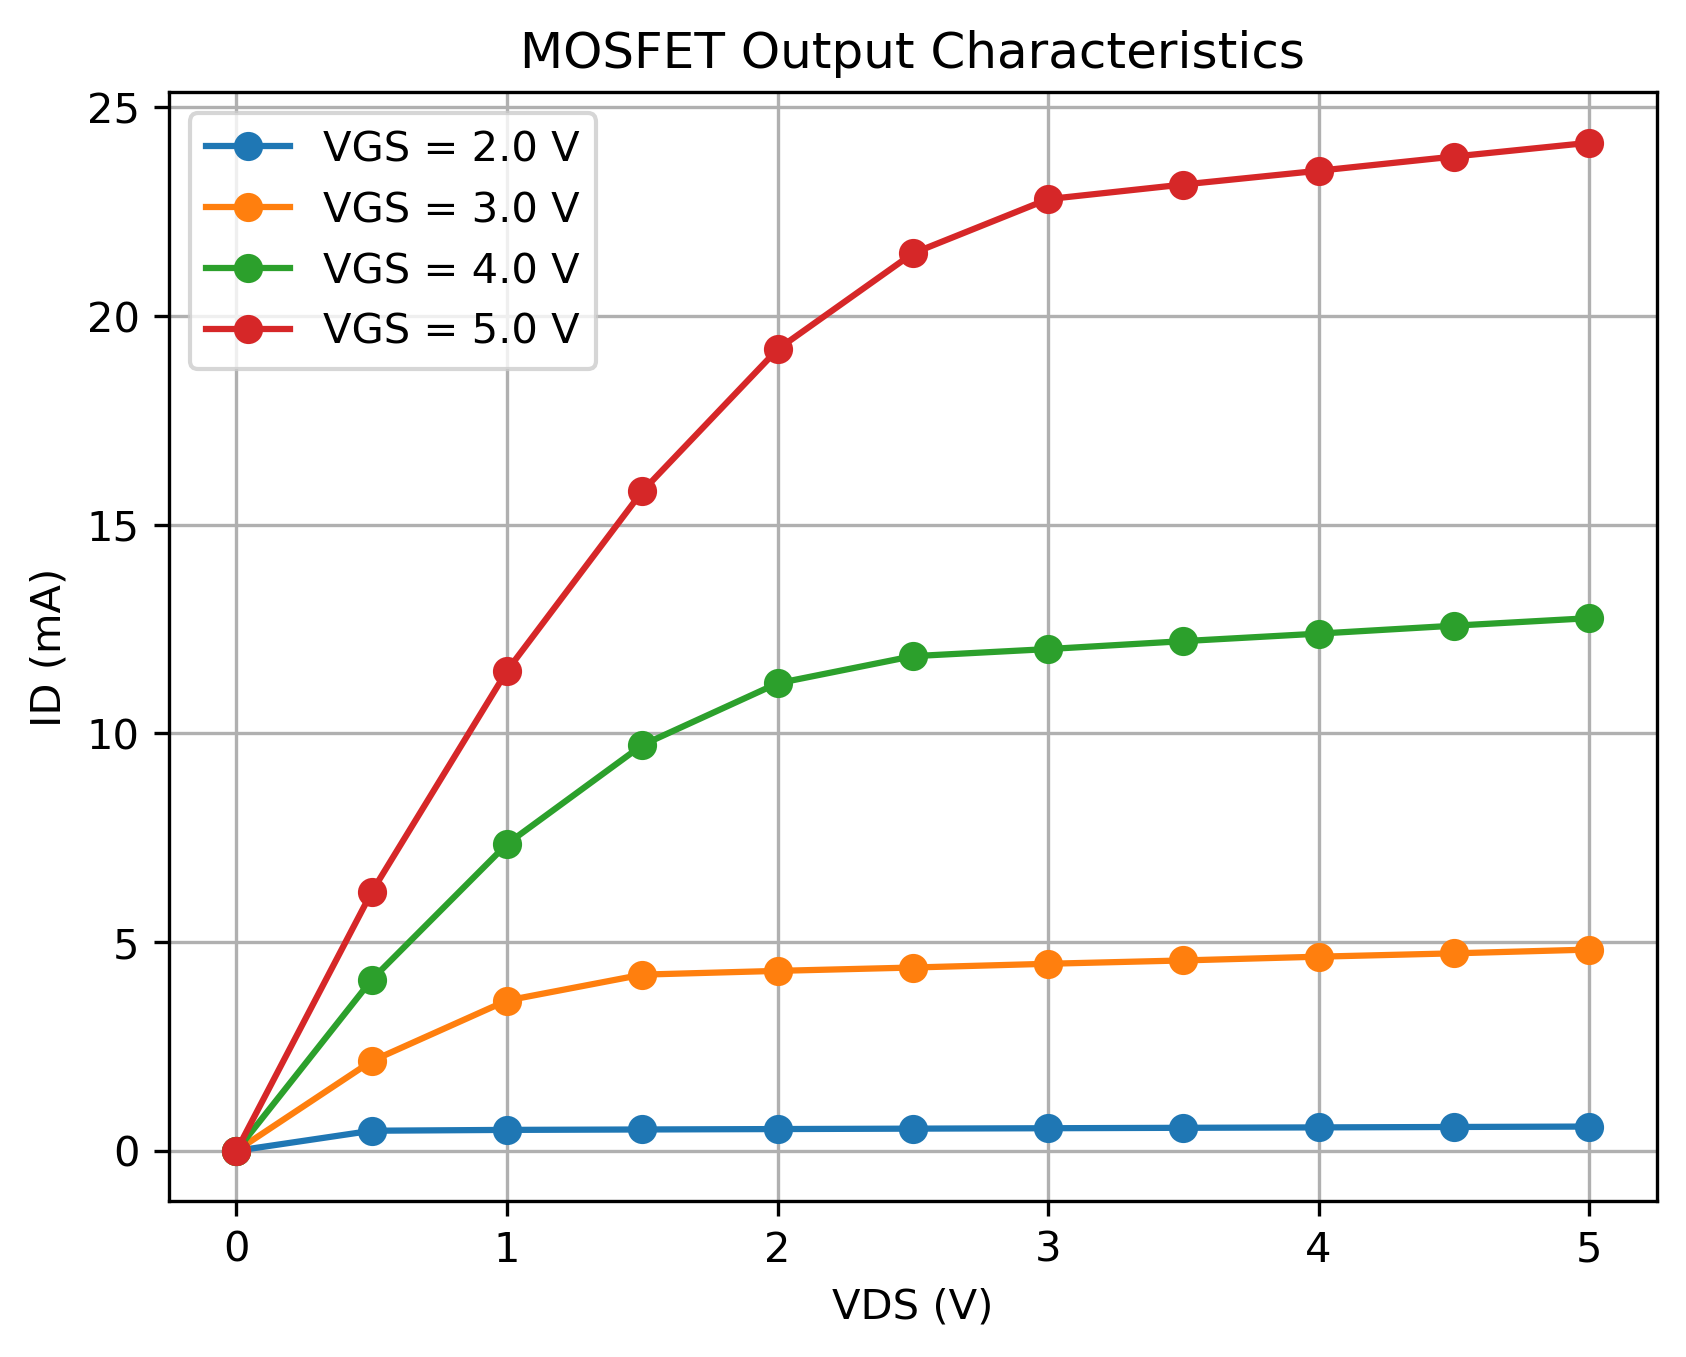

This figure's Python source:
import pandas as pd
import matplotlib.pyplot as plt

# Load the MOSFET ID-VDS data
df = pd.read_csv("MOSFET_ID_VDS.csv")

# Rename columns
df.columns = ["VGS", "VDS", "ID"]

# Plot ID-VDS curves for different VGS values
plt.figure()

for vgs in sorted(df["VGS"].unique()):
    data = df[df["VGS"] == vgs]
    plt.plot(data["VDS"], data["ID"], marker="o", label=f"VGS = {vgs} V")

plt.xlabel("VDS (V)")
plt.ylabel("ID (mA)")
plt.title("MOSFET Output Characteristics")
plt.legend()
plt.grid(True)

plt.savefig("e7_output_characteristics.png", dpi=300, bbox_inches="tight")
plt.show()
